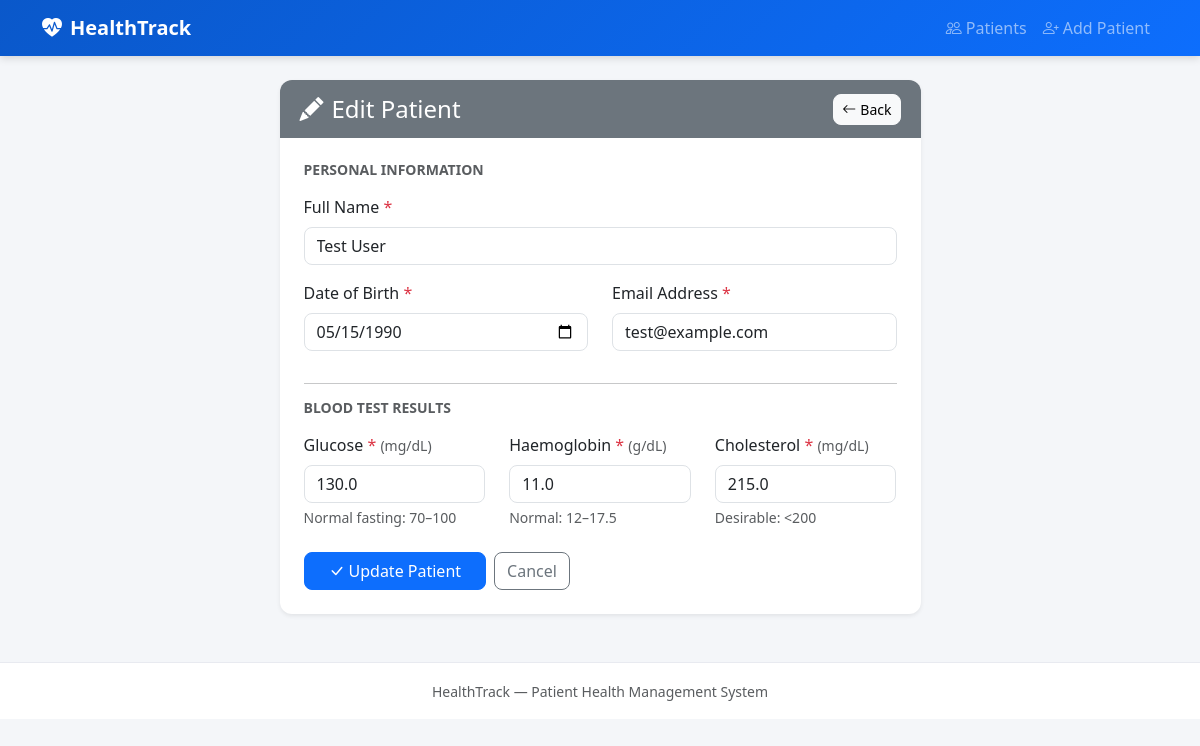
Screenshot of /edit/1 with the database file from the repository.
### app.py (models this page shows, shortened)
class Patient(db.Model):
    id = db.Column(db.Integer, primary_key=True)
    full_name = db.Column(db.String(100), nullable=False)
    date_of_birth = db.Column(db.Date, nullable=False)
    email = db.Column(db.String(120), nullable=False, unique=True)
    glucose = db.Column(db.Float, nullable=False)
    haemoglobin = db.Column(db.Float, nullable=False)
    cholesterol = db.Column(db.Float, nullable=False)
    remarks = db.Column(db.Text)
    created_at = db.Column(db.DateTime, default=datetime.utcnow)
    updated_at = db.Column(db.DateTime, default=datetime.utcnow, onupdate=datetime.utcnow)

### app.py (the view, shortened to what this page needs)
@app.route('/edit/<int:id>', methods=['GET', 'POST'])
def edit_patient(id):
    patient = Patient.query.get_or_404(id)
    return render_template('edit.html', patient=patient, form={})

### templates/edit.html (shortened to what this page needs)
{% extends 'base.html' %}
{% block content %}
<div class="row justify-content-center">
  <div class="col-lg-7">
    <div class="card shadow-sm">
      <div class="card-header bg-secondary text-white d-flex align-items-center justify-content-between">
        <h4 class="mb-0"><i class="bi bi-pencil-fill me-2"></i>Edit Patient</h4>
        <a href="{{ url_for('view_patient', id=patient.id) }}" class="btn btn-sm btn-light">
          <i class="bi bi-arrow-left me-1"></i>Back
        </a>
      </div>
      <div class="card-body p-4">
        {% set f = form if form else {} %}
        <form method="post" novalidate>
          <h6 class="text-muted text-uppercase small fw-bold mb-3">Personal Information</h6>
          <div class="mb-3">
            <label for="full_name" class="form-label">Full Name <span class="text-danger">*</span></label>
            <input
              type="text"
              class="form-control"
              id="full_name"
              name="full_name"
              value="{{ f.get('full_name', patient.full_name) }}"
              required
            >
          </div>
          <div class="row">
            <div class="col-md-6 mb-3">
              <label for="date_of_birth" class="form-label">Date of Birth <span class="text-danger">*</span></label>
              <input
                type="date"
                class="form-control"
                id="date_of_birth"
                name="date_of_birth"
                value="{{ f.get('date_of_birth', patient.date_of_birth.strftime('%Y-%m-%d')) }}"
                required
              >
            </div>
            <div class="col-md-6 mb-3">
              <label for="email" class="form-label">Email Address <span class="text-danger">*</span></label>
              <input
                type="email"
                class="form-control"
                id="email"
                name="email"
                value="{{ f.get('email', patient.email) }}"
                required
              >
            </div>
          </div>
          <hr>
          <h6 class="text-muted text-uppercase small fw-bold mb-3">Blood Test Results</h6>
          <div class="row">
            <div class="col-md-4 mb-3">
              <label for="glucose" class="form-label">
                Glucose <span class="text-danger">*</span>
                <small class="text-muted">(mg/dL)</small>
              </label>
              <input
                type="number"
                step="0.1"
                min="0"
                class="form-control"
                id="glucose"
                name="glucose"
                value="{{ f.get('glucose', patient.glucose) }}"
                required
              >
              <div class="form-text">Normal fasting: 70–100</div>
            </div>
            <div class="col-md-4 mb-3">
              <label for="haemoglobin" class="form-label">
                Haemoglobin <span class="text-danger">*</span>
                <small class="text-muted">(g/dL)</small>
              </label>
              <input
                type="number"
                step="0.1"
                min="0"
                class="form-control"
                id="haemoglobin"
                name="haemoglobin"
                value="{{ f.get('haemoglobin', patient.haemoglobin) }}"
                required
              >
              <div class="form-text">Normal: 12–17.5</div>
            </div>
            <div class="col-md-4 mb-3">
              <label for="cholesterol" class="form-label">
                Cholesterol <span class="text-danger">*</span>
                <small class="text-muted">(mg/dL)</small>
              </label>
              <input
                type="number"
                step="0.1"
                min="0"
                class="form-control"
                id="cholesterol"
                name="cholesterol"
                value="{{ f.get('cholesterol', patient.cholesterol) }}"
                required
              >
              <div class="form-text">Desirable: &lt;200</div>
            </div>
          </div>
          <div class="d-flex gap-2 mt-2">
            <button type="submit" class="btn btn-primary px-4">
              <i class="bi bi-check-lg me-1"></i>Update Patient
            </button>
            <a href="{{ url_for('view_patient', id=patient.id) }}" class="btn btn-outline-secondary">Cancel</a>
          </div>
        </form>
      </div>
    </div>
  </div>
</div>
{% endblock %}

### static/css/style.css (style rules this page uses)
:root { --primary: #0d6efd; --bg: #f4f6f9; }
body { background-color: var(--bg); font-family: 'Segoe UI', system-ui, sans-serif; }
.card { border: none; border-radius: 12px; box-shadow: 0 1px 6px rgba(0,0,0,.08); }
.card-header { border-radius: 12px 12px 0 0 !important; border-bottom: none; padding: .85rem 1.25rem; }
.form-control, .form-select { border-radius: 8px; }
.btn { border-radius: 8px; font-weight: 500; }

### rows the page displays
Patient: full_name "Test User", date_of_birth "05/15/1990", email "test@example.com", glucose "130.0", haemoglobin "11.0", cholesterol "215.0"
